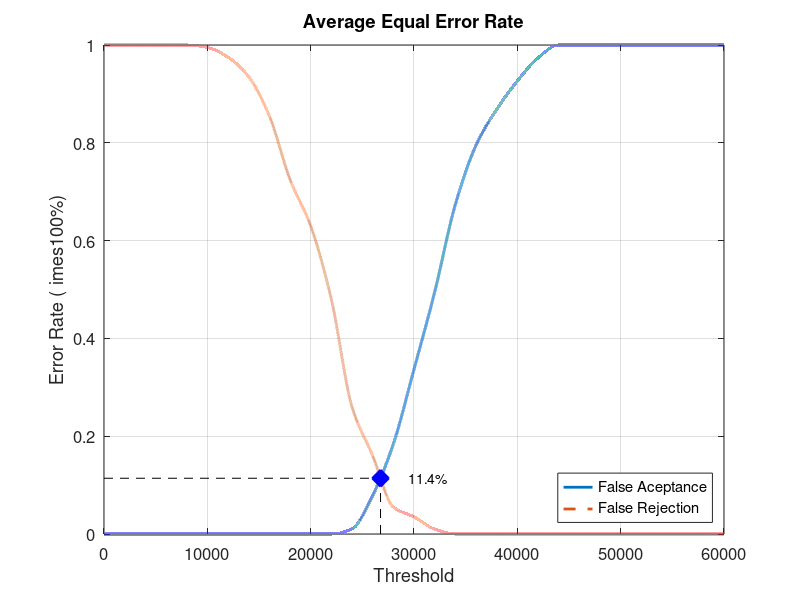
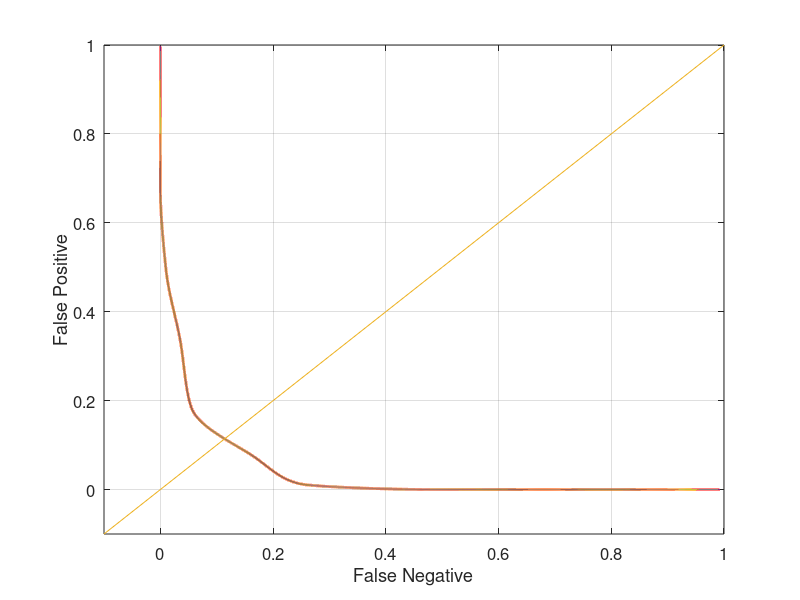

Write MATLAB code to recreate these figures, in order.
close all;
clear;
clc;
x = 0:2000:60000;
xq = 0:0.5:60000;

y0 = [0 0 0 0 0 0 0 0 0 0 0 0 0.0105263 0.0789474 0.184211 0.336842 0.494737 0.673684 0.794737 0.868421 0.926316 0.973684 1 1 1 1 1 1 1 1 1]
yy0 = interp1(x, y0, xq, 'pchip');
y1 = [1 1 1 1 1 0.995 0.975 0.935 0.855 0.725 0.63 0.48 0.26 0.16 0.055 0.035 0.01 0 0 0 0 0 0 0 0 0 0 0 0 0 0]
yy1 = interp1(x, y1, xq, 'pchip');

% Calculating EER: 
y2 = abs(y0 - y1);
find(y2 == min(y2))
yy2 = abs(yy0 - yy1);
xEER = find(yy2 == min(yy2));
xEERIndex = xq(xEER) % X-axis EER
yEER = yy0(xEER) % Y-axis EER

main = figure
plot(xq, yy0,'-','LineWidth', 2);	hold on
plot(xq, yy1,'--','LineWidth', 2);	hold on
plot([xEERIndex xEERIndex], [0 yEER], 'k--');	hold on
plot([0 xEERIndex], [yEER yEER], 'k--');	hold on
plot(xEERIndex, yEER, 'bx', 'LineWidth', 10);	hold on
text(xEERIndex + 10 * xEERIndex / 100, yEER, [num2str(round((10000 * yEER)) / 100) '%'])
legend('False Aceptance', 'False Rejection', 'Location', 'SouthEast')
xlabel('Threshold')
ylabel('Error Rate (	imes100%)')
title('Average Equal Error Rate')
set(gca, 'FontSize', 12)
axis([0 60000 0 1])
grid on

print(main, 'Database1_3Main', '-dpng');
FNRxFPR = figure('Color', [1 1 1]);
plot(yy1, yy0, '-', yy1, yy0, 'LineWidth', 2);
hold on
y = -0.1:0.1:1
plot(y, y); 
set(gca, 'FontSize', 12)
xlabel('False Negative')
ylabel('False Positive')
axis([-0.1 1 -0.1 1])
set(gca, 'FontSize', 12)
grid on

print(FNRxFPR, 'Database1_3FNRxFPR','-dpng');
